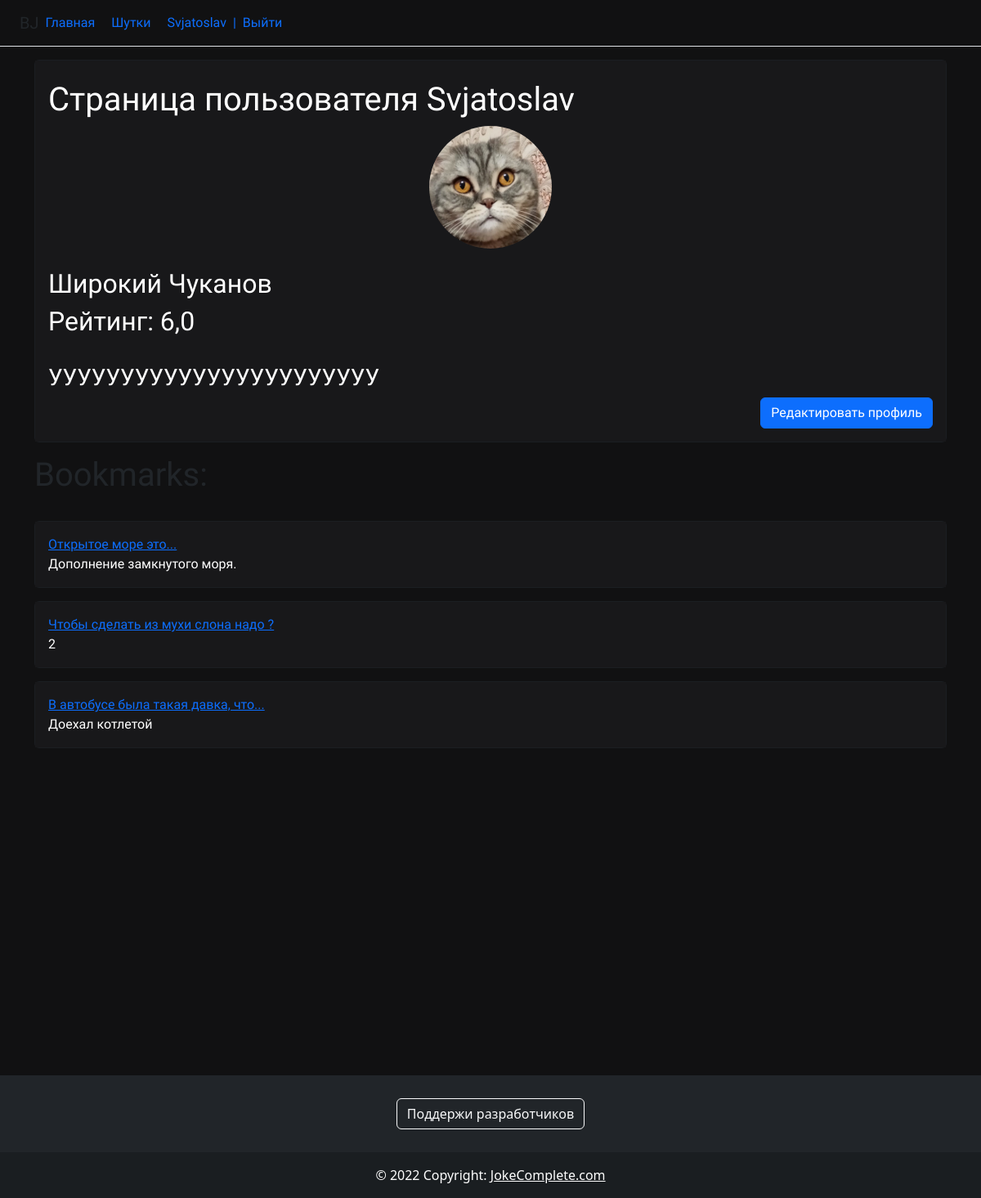
The app's page /user_profile/ (signed in) with its own data.
### jokes/models.py (models this page shows, shortened)
class Profile(models.Model):
    user=models.OneToOneField(User, null=True, on_delete=models.CASCADE)
    bio=models.TextField(null=True, blank=True)
    profile_pic = models.ImageField(null=True, blank=True, upload_to="static/profile/")
    rating = models.FloatField(default = 0)

class Addition(models.Model):
    content = models.TextField('Текст добивки')
    joke_id = models.ForeignKey('Joke', on_delete=models.PROTECT, null=False)
    creator = models.ForeignKey(User,on_delete=models.CASCADE,verbose_name='Автор', related_name='creator')
    rating = models.FloatField(default = 0)
    time_created = models.DateTimeField(auto_now_add=True)
    marked_by_users = models.ManyToManyField(User, related_name='marked', blank=True)

class Joke(models.Model):
    title = models.CharField('Название',max_length=255)
    content = models.TextField('Описание')
    time_created = models.DateTimeField(auto_now_add=True)
    creator = models.ForeignKey(User,on_delete=models.CASCADE,verbose_name='Автор')

### jokes/views.py (the view)
# urls.py: path('user_profile/', views.profile_page, name='user_profile'),
@login_required
def profile_page(request):
    return render(request, 'jokes/user_profile.html')

### templates/jokes/user_profile.html (shortened to what this page needs)
{% extends 'jokes/base.html' %}
{% load static %}
{% block content %}
    <div class="" style="font-family: 'Comfortaa', cursive;">
      <div class="">
        <div class="card text-white bg-dark mb-3" >
          <div class="card-body" style="background: linear-gradient(to right, rgba(24,24,26,1), rgba(24,24,26,1))">
            {% if user.is_authenticated %}
                <h1>Страница пользователя {{ user.username }}</h1>
                <center>
                {% if user.profile.profile_pic %}
                <img src="{{ user.profile.profile_pic.url }}" width = "150" height = "150" style="clip-path: circle()"  />
                {% endif %}
                </center>
                <br>
                <h2>{{ user.first_name }} {{ user.last_name }}</h2>
                <h2>Рейтинг: {{ user.profile.rating }}</h2>
                 <br>
                <h3>{{ user.profile.bio}}</h3>
                <p><a class="btn btn-primary float-end" href="{% url "edit" %}">Редактировать профиль</a></p>
                {% else %}
                <div>
                Please, log in
                </div>
            {% endif %}
          </div>
        </div>
      </div>
        <div>
        {% include 'jokes/user_profile_bookmarks.html' %}
        </div>
    </div>
    <br>
    <br>
    <br>
    <br>
    <br>
    <br>
    <br>
    <br>
    <br>
    <br>
    <br>
    <br>
    <br>
    <br>
{% endblock %}

### templates/jokes/base.html (shortened to what this page needs)
{% load static %}
<!doctype html>
<html lang="en">
<head>
    <link rel="stylesheet" href="https://cdn.jsdelivr.net/npm/bootstrap@5.2.2/dist/css/bootstrap.min.css">
</head>
<body style="background: linear-gradient(to right, rgba(17,17,18,1), rgba(17,17,18,1))">
    <div class="d-flex flex-column flex-md-row align-items-center p-3 px-md-4 mb-3 bg-white border-bottom box-shadow"
    style="background: linear-gradient(to right, rgba(17,17,18,1), rgba(17,17,18,1))">
      <h5 class="my-0 mr-md-auto font-weight-normal" style="font-family: 'Comfortaa', cursive;">BJ</h5>
      <nav class="my-2 my-md-0 mr-md-3" style="font-family: 'Comfortaa', cursive;">
        <a class="p-2 text-primary" href="{% url 'home' %}" style="text-decoration: none;">Главная</a>
        <a class="p-2 text-primary" href="{% url 'jokeslist' %}" style="text-decoration: none;">Шутки</a>
          {% if request.user.is_authenticated %}
          <a class="p-2 text-primary" href="{% url 'user_profile'%}" style="text-decoration: none;">
              {{user.username}}<a href="{% url 'logout' %}" style="text-decoration: none;">|&nbsp Выйти</a></a>
          {% else %}
          <a class="p-2 text-primary" href="{% url 'register'%}" style="text-decoration: none;">Регистрация</a>
          <a class="p-2 text-primary" href="{% url 'login'%}" style="text-decoration: none;">Авторизация</a>
          {% endif %}
      </nav>
    </div>
    <div class="container">
        {% block content %}
        {% endblock %}
    </div>
</body>
<footer class="bg-dark text-center text-white">
  <div class="container p-4 pb-0">
    <section class="mb-4">
      <a class="btn btn-outline-light btn-floating m-1" href="https://vk.me/moneysend/pety41" role="button"
        >Поддержи разработчиков</a>
    </section>
  </div>
  <div class="text-center p-3" style="background-color: rgba(0, 0, 0, 0.2);">
    © 2022 Copyright:
    <a class="text-white" href="https://youtu.be/WVBYPquN-KM?t=12">JokeComplete.com</a>
  </div>
</footer>
</html>

### templates/jokes/user_profile_bookmarks.html
{% load static %}
    <h1 style="font-family: 'Comfortaa', cursive;">Bookmarks:</h1>
    <br>
    {% for el in user.marked.filter %}
       <div class="card text-white bg-dark mb-3" style="font-family: 'Comfortaa', cursive">
          <div class="card-body" style="background: linear-gradient(to right, rgba(24,24,26,1), rgba(24,24,26,1))">
              <a href="{% url 'post' el.joke_id.id %}"> {{ el.joke_id.content }} </a>
              <br>
              {{ el.content }}
          </div>
       </div>
    {% endfor %}
<br><br>

### records on screen
Addition: joke_id.content "Открытое море это...", content "Дополнение замкнутого моря."
Addition: joke_id.content "Чтобы сделать из мухи слона надо ?", content "2"
Addition: joke_id.content "В автобусе была такая давка, что...", content "Доехал котлетой"

### other values on screen
{{ user.username }} "Svjatoslav"
{{ user.first_name }} "Широкий"
{{ user.last_name }} "Чуканов"
{{ user.profile.rating }} "6,0"
{{ user.profile.bio }} "УУУУУУУУУУУУУУУУУУУУУУУ"
